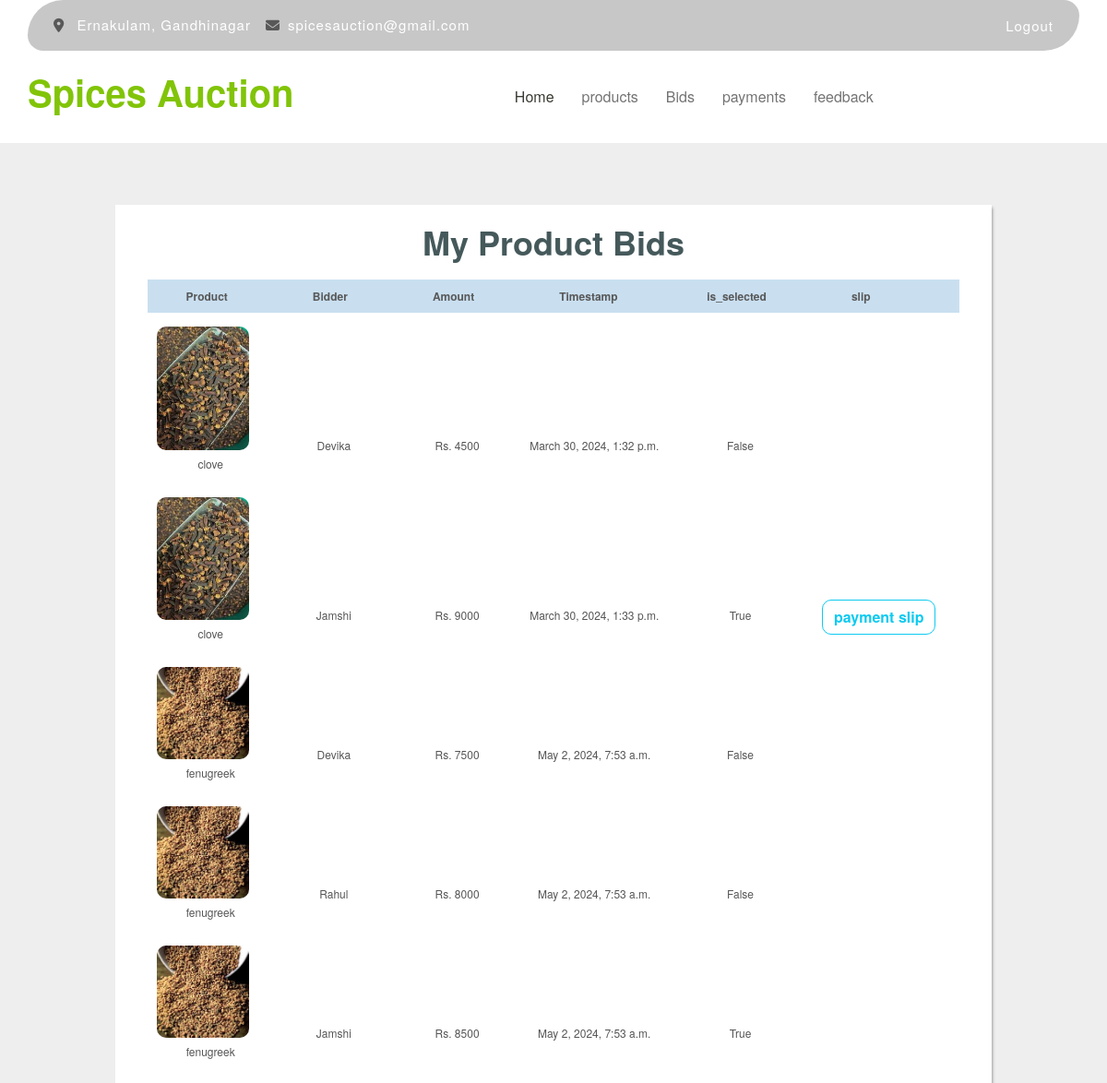
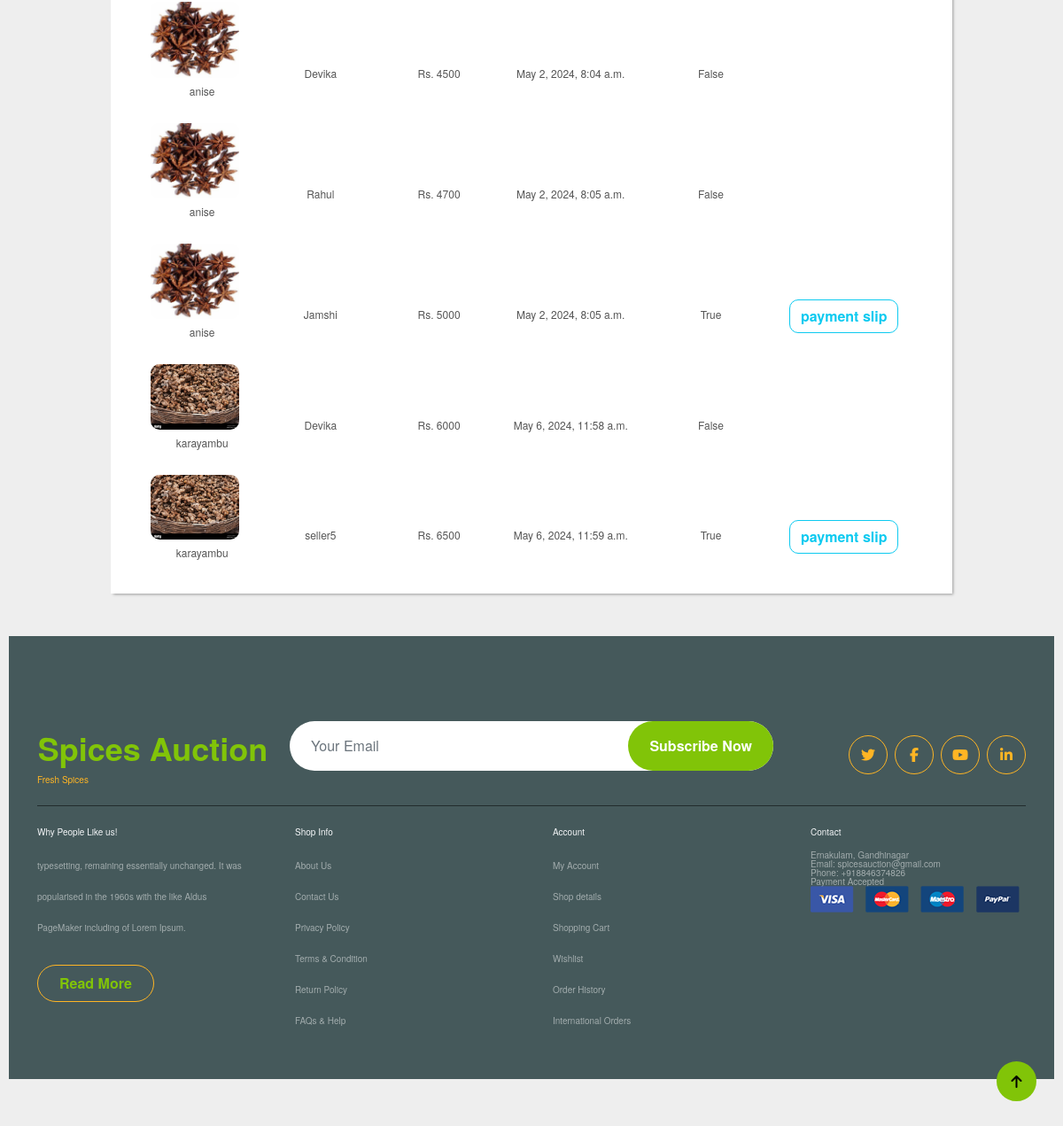
Page /bid/ (signed in) on the committed database (2 pictures, top to bottom).
### adminapi/models.py (models this page shows, shortened)
class Bid(models.Model):
    auction = models.ForeignKey(Auction, on_delete=models.CASCADE)
    bidder = models.ForeignKey(Seller, on_delete=models.CASCADE)
    amount = models.PositiveIntegerField()
    timestamp = models.DateTimeField(auto_now_add=True)
    is_selected=models.BooleanField(default=False)

class Auction(models.Model):
    spice = models.ForeignKey(Spice, on_delete=models.CASCADE)
    auctioneer = models.ForeignKey(Seller, on_delete=models.CASCADE)
    starting_bid = models.DecimalField(max_digits=10, decimal_places=2)
    expected_bid = models.DecimalField(max_digits=10, decimal_places=2, default=0)
    number_of_lots = models.IntegerField(default=1)
    end_time = models.DateTimeField()
    created_at = models.DateTimeField(auto_now_add=True)
    choices= [
        ('Available', 'Available'),
        ('Sold', 'Sold'),
        ('Expired', 'Expired'),
    ]
    status=models.CharField(max_length=50, choices=choices, default='Available')

class Spice(models.Model):
    seller = models.ForeignKey(Seller, on_delete=models.CASCADE)
    name = models.CharField(max_length=100)
    description = models.CharField(max_length=100)
    stock_quantity = models.PositiveIntegerField(default=0)
    image = models.ImageField(upload_to="images", null=True)
    created_at = models.DateTimeField(auto_now_add=True)
    choices= [
        ('Available', 'Available'),
        ('Not Available', 'Not Available'),
    ]
    status=models.CharField(max_length=50, choices=choices, default='Available')

class CustomUser(AbstractUser):
    user_type_choices = [
        ('Admin', 'Admin'),
        ('Seller', 'Seller'),
    ]
    user_type = models.CharField(max_length=50, choices=user_type_choices, default='Admin')

class Seller(CustomUser):
    name = models.CharField(max_length=100)
    phone = models.CharField(max_length=100)
    email_address = models.EmailField()
    address = models.CharField(max_length=100)
    id_proof = models.FileField(null=True, upload_to="images")
    profile = models.ImageField(upload_to="images", null=True)
    is_available = models.BooleanField(default=True)

class CustomUser(AbstractUser):
    user_type_choices = [
        ('Admin', 'Admin'),
        ('Seller', 'Seller'),
    ]
    user_type = models.CharField(max_length=50, choices=user_type_choices, default='Admin')

### userapi/views.py (the view)
# urls.py: path("bid/",views.BidsListView.as_view(),name="bid-list"),
class BidsListView(ListView):
    template_name="user/bids.html"
    model=Bid
    context_object_name="bids"
    def get_queryset(self):
        user_id = self.request.user.id
        return Bid.objects.filter(auction__auctioneer_id=user_id)

### userapi/templates/user/bids.html (shortened to what this page needs)
{%extends 'user/base.html'%}
{%load static%}
{%block body_block%}
    <div id="wrapper" style="margin-top: 200px;">
     <h1>My Product Bids</h1>
     <table id="keywords" cellspacing="0" cellpadding="0">
       <thead>
         <tr>
           <th><span>Product</span></th>
           <th><span>Bidder</span></th>
           <th><span>Amount</span></th>
           <th><span>Timestamp</span></th>
           <th><span>is_selected</span></th>
           <th><span>slip</span></th>
         </tr>
       </thead>
       <tbody>
        {%for bid in bids%}
         <tr>
            <td><div>
                <img src="{{bid.auction.spice.image.url}}" class="avatar avatar-lg me-3 border-radius-lg" width="100px" style="border-radius: 10px;">
                <p class="lalign mt-2">{{bid.auction.spice.name}}</p>
            </div>
           <td>{{bid.bidder.seller.name}}</td>
           <td>Rs. {{bid.amount}}</td>
           <td>{{bid.timestamp}}</td>
           <td>{{bid.is_selected}}</td>
           <td>
              {% if bid.payment_set.exists %}
                <a href="{%url 'download_slip' bid.id%}" class="btn btn-outline-info me-3">payment slip</a>
              {% endif %}
           </td>
        </tr>
         {%endfor%}
       </tbody>
     </table>
    </div>
{%endblock%}

### userapi/static/css/style.css (style rules this page uses)
.btn { font-weight: 600; transition: .5s; }

### userapi/templates/user/bids.html (style rules this page uses)
html, body, div, span, applet, object, iframe, h1, h2, h3, h4, h5, h6, p, blockquote, pre, a, abbr, acronym, address, big, cite, code, del, dfn, em, img, ins, kbd, q, s, samp, small, strike, strong, sub, sup, tt, var, b, u, i, center, dl, dt, dd, ol, ul, li, fieldset, form, label, legend, table, caption, tbody, tfoot, thead, tr, th, td, article, aside, canvas, details, embed, figure, figcaption, footer, header, hgroup, menu, nav, output, ruby, section, summary, time, mark, audio, video { margin: 0; padding: 0; border: 0; font-size: 100%; font: inherit; vertical-align: baseline; outline: none; -webkit-font-smoothing: antialiased; -webkit-text-size-adjust: 100%; -ms-text-size-adjust: 100%; -webkit-box-sizing: border-box; -moz-box-sizing: border-box; box-sizing: border-box; }
html { overflow-y: scroll; }
body { background: #eee url('https://i.imgur.com/eeQeRmk.png'); font-family: 'Helvetica Neue', Helvetica, Arial, sans-serif; font-size: 62.5%; line-height: 1; color: #585858; padding: 22px 10px; padding-bottom: 55px; }
table { border-collapse: collapse; border-spacing: 0; }
img { border: 0; max-width: 100%; }
h1 { font-weight: bold; font-size: 3.6em; line-height: 1.7em; margin-bottom: 10px; text-align: center; }
#wrapper { display: block; width: 950px; background: #fff; margin: 0 auto; padding: 10px 17px; -webkit-box-shadow: 2px 2px 3px -1px rgba(0,0,0,0.35); }
#keywords { margin: 0 auto; font-size: 1.2em; margin-bottom: 15px; }
#keywords thead { cursor: pointer; background: #c9dff0; }
#keywords thead tr th { font-weight: bold; padding: 12px 30px; padding-left: 42px; }
#keywords thead tr th span { padding-right: 20px; background-repeat: no-repeat; background-position: 100% 100%; }
#keywords tbody tr { color: #555; }
#keywords tbody tr td { text-align: center; padding: 15px 10px; }

### rows in the picture
Bid: auction.spice.image (picture), auction.spice.name "clove", bidder.seller.name "Devika", amount "4500", timestamp "March 30, 2024, 1:32 p.m.", is_selected "False"
Bid: auction.spice.image (picture), auction.spice.name "clove", bidder.seller.name "Jamshi", amount "9000", timestamp "March 30, 2024, 1:33 p.m.", is_selected "True", shows "payment slip"
Bid: auction.spice.image (picture), auction.spice.name "fenugreek", bidder.seller.name "Devika", amount "7500", timestamp "May 2, 2024, 7:53 a.m.", is_selected "False"
Bid: auction.spice.image (picture), auction.spice.name "fenugreek", bidder.seller.name "Rahul", amount "8000", timestamp "May 2, 2024, 7:53 a.m.", is_selected "False"
Bid: auction.spice.image (picture), auction.spice.name "fenugreek", bidder.seller.name "Jamshi", amount "8500", timestamp "May 2, 2024, 7:53 a.m.", is_selected "True"
Bid: auction.spice.image (picture), auction.spice.name "anise", bidder.seller.name "Devika", amount "4500", timestamp "May 2, 2024, 8:04 a.m.", is_selected "False"
Bid: auction.spice.image (picture), auction.spice.name "anise", bidder.seller.name "Rahul", amount "4700", timestamp "May 2, 2024, 8:05 a.m.", is_selected "False"
Bid: auction.spice.image (picture), auction.spice.name "anise", bidder.seller.name "Jamshi", amount "5000", timestamp "May 2, 2024, 8:05 a.m.", is_selected "True", shows "payment slip"
Bid: auction.spice.image (picture), auction.spice.name "karayambu", bidder.seller.name "Devika", amount "6000", timestamp "May 6, 2024, 11:58 a.m.", is_selected "False"
Bid: auction.spice.image (picture), auction.spice.name "karayambu", bidder.seller.name "seller5", amount "6500", timestamp "May 6, 2024, 11:59 a.m.", is_selected "True", shows "payment slip"
